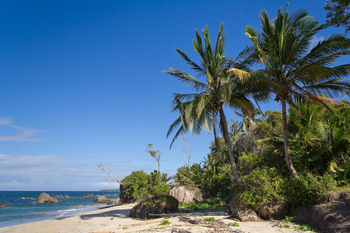
#> input picture images/beach.png, 350 x 233 px
$ python histogram_with_mask.py --image ../../images/beach.png
#> lines starting #> are read from the running program, lines starting #| are printed output that depends on the picture; after the words box and inside, x2 and y2 are one past the last pixel; in counts of white or black regions, pixels touching at a corner belong together
from matplotlib import pyplot as plt
import argparse

import numpy as np
import cv2


def plot_flattened_histogram(image, title, mask=None):
    channels = cv2.split(image)
    colors = ("b", "g", "r")
    plt.figure()
    plt.title(title)
    plt.xlabel("Bins")
    plt.ylabel("# of pixels")

    for (channel, color) in zip(channels, colors):
        hist = cv2.calcHist([channel], [0], mask, [256], [0, 256])
        plt.plot(hist, color=color)
        plt.xlim([0, 256])
    plt.show()


ap = argparse.ArgumentParser()
ap.add_argument("-i", "--image", required=True, help="Path to the image")
args = vars(ap.parse_args())

image = cv2.imread(args["image"])
#> image is the input picture: shape (233, 350, 3); mean B, G, R 136, 110.4, 78.6
cv2.imshow("Original", image)

plot_flattened_histogram(image, "Histogram for Original Image")
#> the loop in plot_flattened_histogram, `for (channel, color) in zip(channels, colors):` made 3 passes
#> color on passes 1 to 3: 'b', 'g', 'r'
#> in plot_flattened_histogram, `plt.show()`:
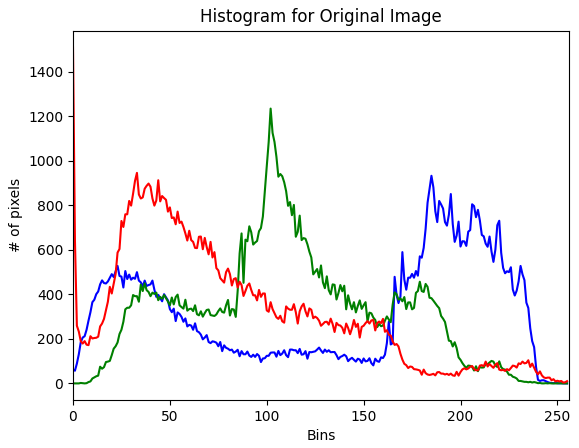
#> figure drawn by matplotlib, 1 panel; curve peaks at x = 185, y = 933; curve peaks at x = 102, y = 1235; curve peaks at x = 0, y = 1510

mask = np.zeros(image.shape[:2], dtype="uint8")
cv2.rectangle(mask, (15, 15), (130, 130), 255, -1)
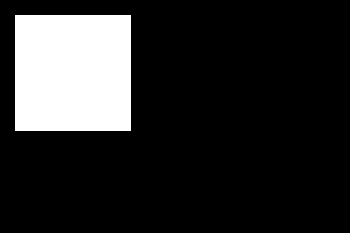
#> mask: shape (233, 350); 16.5% white; 1 white region, box (x1, y1, x2, y2) and area: (15, 15, 131, 131) 13456

plot_flattened_histogram(image, "Histogram for Masked Image", mask=mask)
#> call 2 of plot_flattened_histogram, with title = 'Histogram for Masked Image'
#> the loop in plot_flattened_histogram (call 2), `for (channel, color) in zip(channels, colors):` made 3 passes
#> in plot_flattened_histogram (call 2), `plt.show()`:
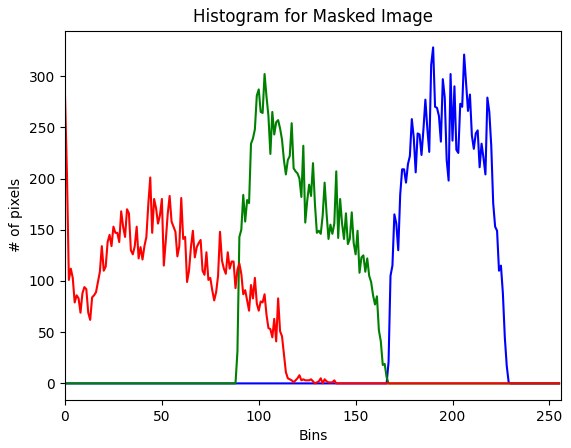
#> figure drawn by matplotlib, 1 panel; curve peaks at x = 190, y = 328; curve peaks at x = 103, y = 302; curve peaks at x = 0, y = 281

$ run again, on images/messi.png
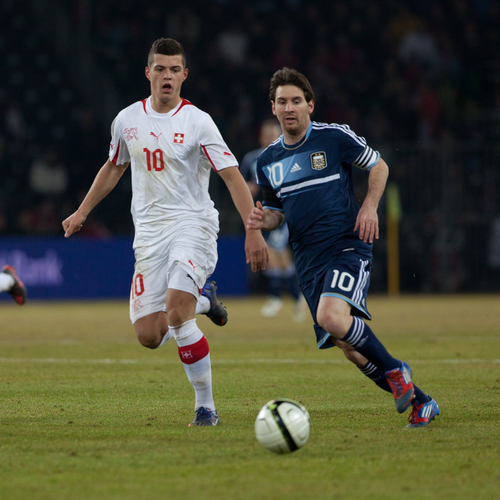
#> input picture images/messi.png, 500 x 500 px
#> image is the input picture: shape (500, 500, 3); mean B, G, R 58.7, 75.7, 74.3
#> the loop in plot_flattened_histogram, `for (channel, color) in zip(channels, colors):` made 3 passes
#> color on passes 1 to 3: 'b', 'g', 'r'
#> `cv2.rectangle(mask, (15, 15), (130, 130), 255, -1)`:
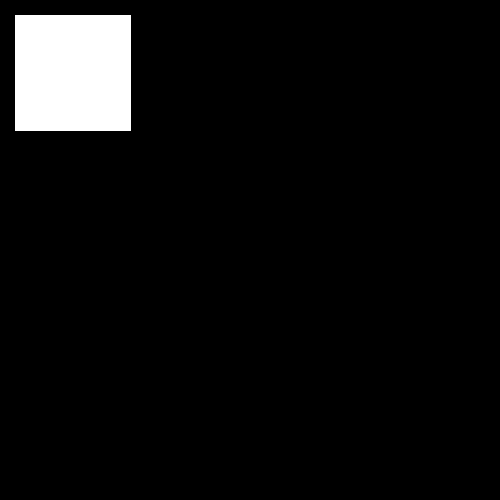
#> mask: shape (500, 500); 5.4% white; 1 white region, box (x1, y1, x2, y2) and area: (15, 15, 131, 131) 13456
#> the loop in plot_flattened_histogram (call 2), `for (channel, color) in zip(channels, colors):` made 3 passes
#> in plot_flattened_histogram (call 2), `plt.show()`:
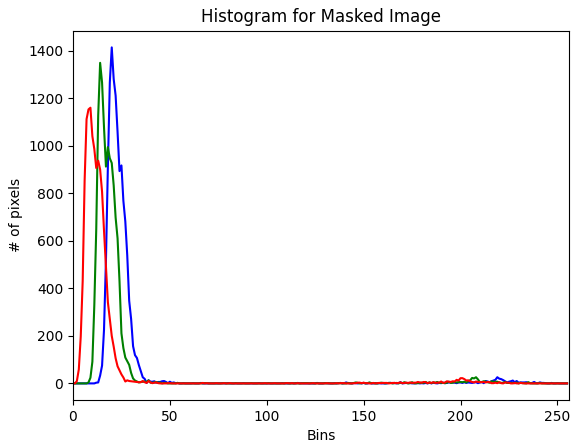
#> figure drawn by matplotlib, 1 panel; curve peaks at x = 20, y = 1415; curve peaks at x = 14, y = 1350; curve peaks at x = 9, y = 1161

$ run again, on images/messi2.png
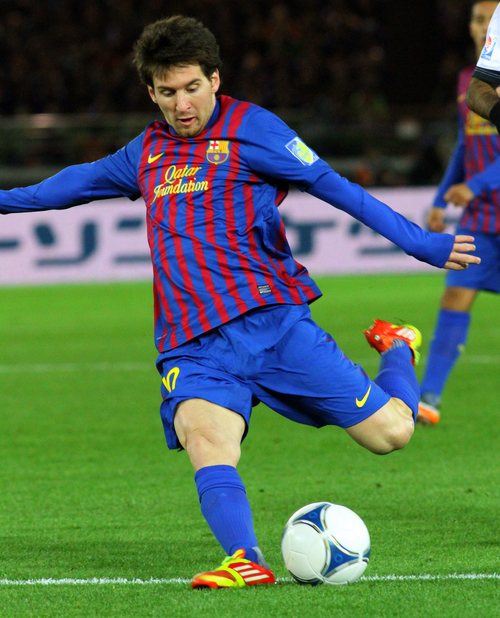
#> input picture images/messi2.png, 500 x 618 px
#> image is the input picture: shape (618, 500, 3); mean B, G, R 78.2, 101.3, 78.3
#> the loop in plot_flattened_histogram, `for (channel, color) in zip(channels, colors):` made 3 passes
#> color on passes 1 to 3: 'b', 'g', 'r'
#> `cv2.rectangle(mask, (15, 15), (130, 130), 255, -1)`:
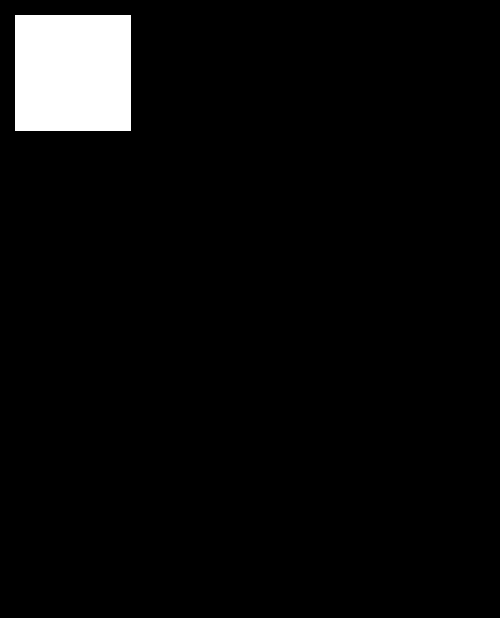
#> mask: shape (618, 500); 4.4% white; 1 white region, box (x1, y1, x2, y2) and area: (15, 15, 131, 131) 13456
#> the loop in plot_flattened_histogram (call 2), `for (channel, color) in zip(channels, colors):` made 3 passes
#> in plot_flattened_histogram (call 2), `plt.show()`:
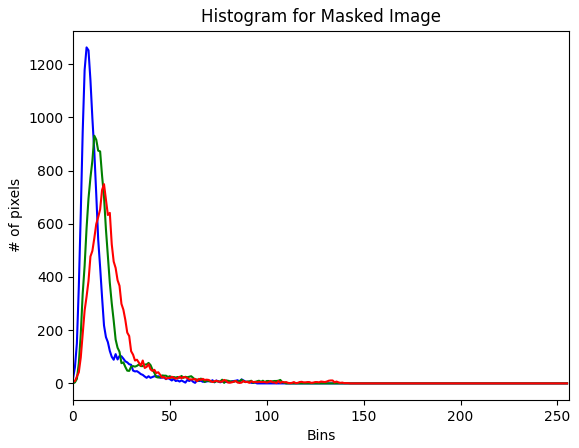
#> figure drawn by matplotlib, 1 panel; curve peaks at x = 7, y = 1263; curve peaks at x = 11, y = 931; curve peaks at x = 16, y = 749

$ run again, on images/obama.png
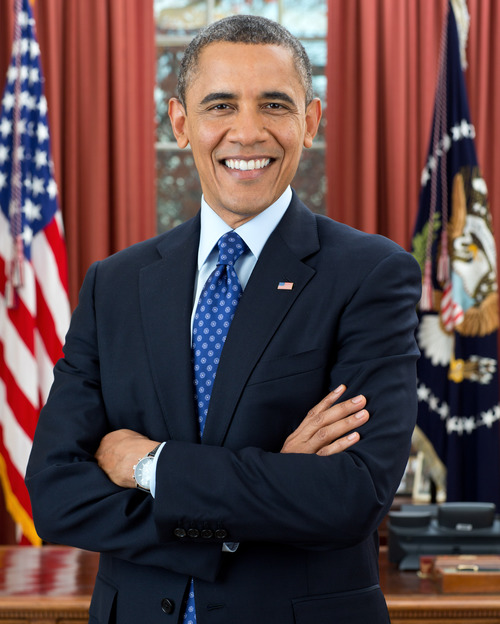
#> input picture images/obama.png, 500 x 624 px
#> image is the input picture: shape (624, 500, 3); mean B, G, R 71.8, 70, 92.6
#> the loop in plot_flattened_histogram, `for (channel, color) in zip(channels, colors):` made 3 passes
#> color on passes 1 to 3: 'b', 'g', 'r'
#> `cv2.rectangle(mask, (15, 15), (130, 130), 255, -1)`:
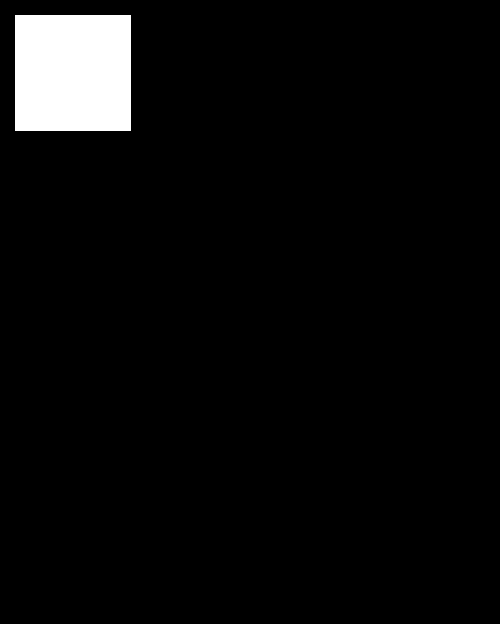
#> mask: shape (624, 500); 4.3% white; 1 white region, box (x1, y1, x2, y2) and area: (15, 15, 131, 131) 13456
#> the loop in plot_flattened_histogram (call 2), `for (channel, color) in zip(channels, colors):` made 3 passes
#> in plot_flattened_histogram (call 2), `plt.show()`:
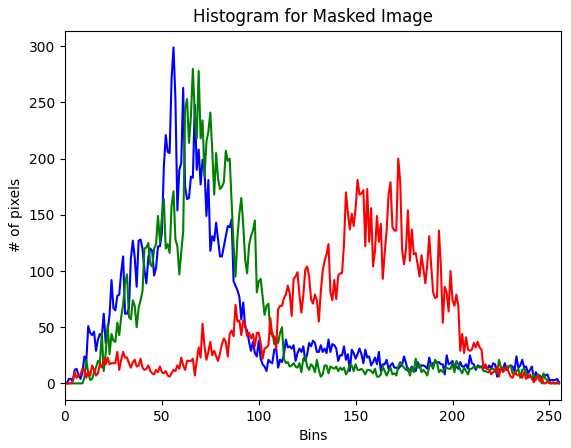
#> figure drawn by matplotlib, 1 panel; curve peaks at x = 56, y = 299; curve peaks at x = 66, y = 280; curve peaks at x = 172, y = 200
